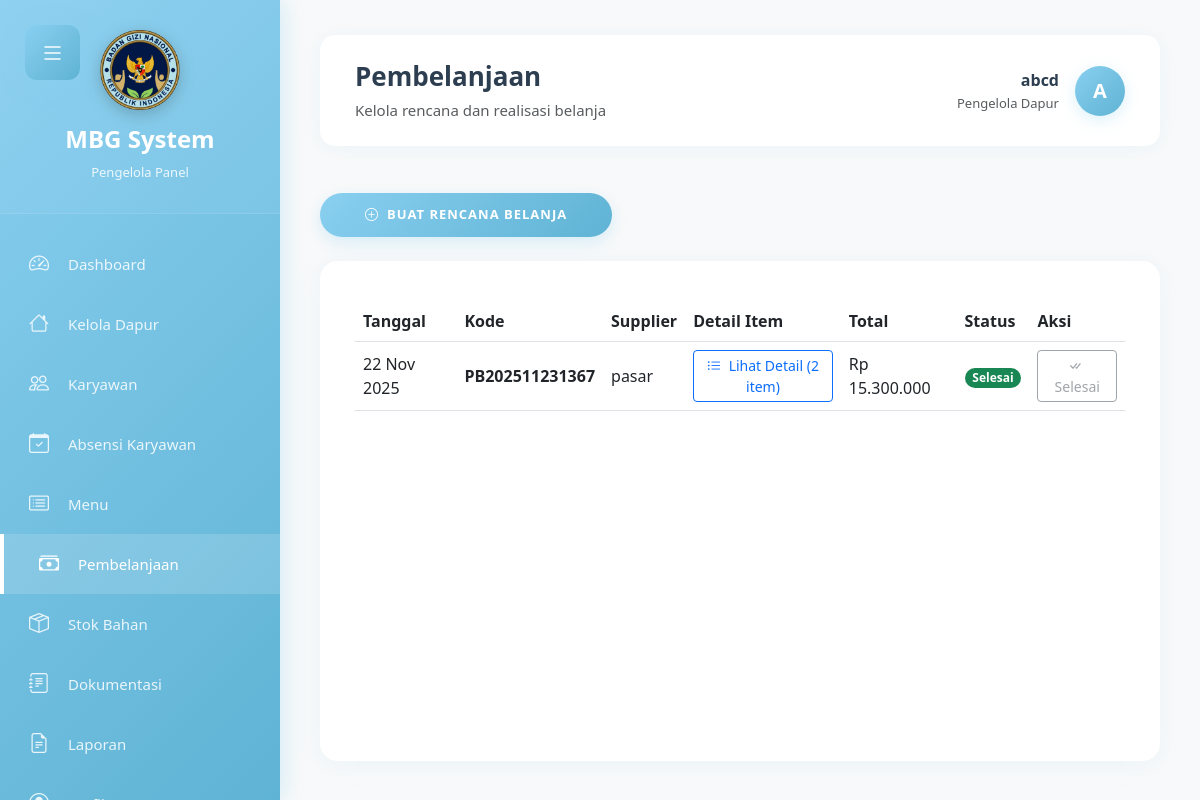
Page /pengelola/pembelanjaan.php (signed in) on the committed database.
### tables this page shows
CREATE TABLE `tbl_pembelanjaan` (
  `id_pembelanjaan` int(11) NOT NULL,
  `id_dapur` int(11) NOT NULL,
  `id_pengelola` int(11) NOT NULL,
  `kode_pembelanjaan` varchar(50) DEFAULT NULL,
  `no_nota_fisik` varchar(50) DEFAULT NULL,
  `tanggal_pembelian` date NOT NULL,
  `supplier` varchar(100) DEFAULT NULL,
  `total_pembelian` decimal(15,2) DEFAULT NULL,
  `metode_pembayaran` enum('tunai','transfer','kredit') DEFAULT 'tunai',
  `status_pembayaran` enum('lunas','belum_lunas','cicilan') DEFAULT 'lunas',
  `status` enum('rencana','selesai') DEFAULT 'rencana',
  `keterangan` text DEFAULT NULL,
  `bukti_pembelian` varchar(255) DEFAULT NULL,
  `created_at` timestamp NOT NULL DEFAULT current_timestamp(),
  `updated_at` timestamp NOT NULL DEFAULT current_timestamp() ON UPDATE current_timestamp()
);

### pengelola/pembelanjaan.php (the view, shortened to what this page needs)
<?php
require_once '../koneksi.php';
$id_pengelola = $_SESSION['user_id'];
$query_belanja = "SELECT p.*, d.nama_dapur,
                  (SELECT COUNT(*) FROM tbl_detail_pembelanjaan WHERE id_pembelanjaan = p.id_pembelanjaan) as jumlah_item
                  FROM tbl_pembelanjaan p
                  JOIN tbl_dapur d ON p.id_dapur = d.id_dapur
                  WHERE p.id_pengelola = '$id_pengelola'
                  ORDER BY p.tanggal_pembelian DESC, p.created_at DESC";
$result_belanja = mysqli_query($conn, $query_belanja);
?>
<!DOCTYPE html>
<html lang="id">
<head>
    <link href="https://cdn.jsdelivr.net/npm/bootstrap@5.3.0/dist/css/bootstrap.min.css" rel="stylesheet">
    <link rel="stylesheet" href="https://cdn.jsdelivr.net/npm/bootstrap-icons@1.11.0/font/bootstrap-icons.css">
    <link rel="stylesheet" href="../assets/css/style.css">
    <link rel="stylesheet" href="../assets/css/admin-dashboard.css">
</head>
<body>
    <button class="mobile-menu-toggle" id="mobileMenuToggle"><i class="bi bi-list"></i></button>
    <div class="sidebar" id="sidebar">
        <div class="sidebar-header">
            <div class="sidebar-logo"><img src="../assets/img/logo.png" alt="MBG Logo" class="logo-image"></div>
            <h4>MBG System</h4><small>Pengelola Panel</small>
        </div>
        <div class="sidebar-menu">
            <a href="dashboard.php"><i class="bi bi-speedometer2"></i><span>Dashboard</span></a>
            <a href="dapur.php"><i class="bi bi-house"></i><span>Kelola Dapur</span></a>
            <a href="karyawan.php"><i class="bi bi-people"></i><span>Karyawan</span></a>
            <a href="absensi.php"><i class="bi bi-calendar-check"></i><span>Absensi Karyawan</span></a>
            <a href="menu.php"><i class="bi bi-card-list"></i><span>Menu</span></a>
            <a href="pembelanjaan.php" class="active"><i class="bi bi-cash-stack"></i><span>Pembelanjaan</span></a>
            <a href="stok.php"><i class="bi bi-box-seam"></i><span>Stok Bahan</span></a>
            <a href="dokumentasi.php"><i class="bi bi-journal-text"></i><span>Dokumentasi</span></a>
            <a href="laporan.php"><i class="bi bi-file-earmark-text"></i><span>Laporan</span></a>
            <a href="profil.php"><i class="bi bi-person-circle"></i><span>Profil</span></a>
        </div>
    </div>
    <div class="main-content" id="mainContent">
        <div class="top-navbar">
            <div><h4 class="mb-0">Pembelanjaan</h4><small class="text-muted">Kelola rencana dan realisasi belanja</small></div>
            <div class="user-profile">
                <a href="profil.php" class="text-decoration-none text-dark d-flex align-items-center">
                    <div class="text-end me-3">
                        <div class="fw-bold"><?= $_SESSION['user_name'] ?></div>
                        <small class="text-muted">Pengelola Dapur</small>
                    </div>
                    <div class="user-avatar">
                        <?php if (isset($_SESSION['foto_profil']) && $_SESSION['foto_profil']): ?>
                            <img src="../assets/img/profil/<?= $_SESSION['foto_profil'] ?>" alt="Profil" class="rounded-circle" style="width: 40px; height: 40px; object-fit: cover;">
                        <?php else: ?>
                            <?= strtoupper(substr($_SESSION['user_name'], 0, 1)) ?>
                        <?php endif; ?>
                    </div>
                </a>
            </div>
        </div>
        <div class="d-flex justify-content-between mb-4">
            <button class="btn btn-primary" data-bs-toggle="modal" data-bs-target="#modalTambah">
                <i class="bi bi-plus-circle me-2"></i>Buat Rencana Belanja
            </button>
        </div>
        <div class="table-card">
            <div class="table-responsive">
                <table class="table table-hover align-middle">
                    <thead>
                        <tr>
                            <th>Tanggal</th>
                            <th>Kode</th>
                            <th>Supplier</th>
                            <th>Detail Item</th>
                            <th>Total</th>
                            <th>Status</th>
                            <th>Aksi</th>
                        </tr>
                    </thead>
                    <tbody>
                        <?php while ($belanja = mysqli_fetch_assoc($result_belanja)): ?>
                        <?php
                        $q_items = "SELECT b.nama_bahan, d.jumlah, d.satuan, d.harga_satuan, d.subtotal
                                    FROM tbl_detail_pembelanjaan d
                                    JOIN tbl_bahan_baku b ON d.id_bahan = b.id_bahan
                                    WHERE d.id_pembelanjaan = '{$belanja['id_pembelanjaan']}'";
                        $r_items = mysqli_query($conn, $q_items);
                        $items = [];
                        while($item = mysqli_fetch_assoc($r_items)) {
                            $items[] = $item;
                        }
                        $items_json = htmlspecialchars(json_encode($items), ENT_QUOTES, 'UTF-8');
                        ?>
                        <tr>
                            <td><?= date('d M Y', strtotime($belanja['tanggal_pembelian'])) ?></td>
                            <td>
                                <span class="fw-bold"><?= $belanja['kode_pembelanjaan'] ?></span>
                            </td>
                            <td><?= $belanja['supplier'] ?></td>
                            <td>
                                <button class="btn btn-sm btn-outline-primary"
                                        onclick='showItemDetails(<?= $items_json ?>)'>
                                    <i class="bi bi-list-ul me-1"></i> Lihat Detail (<?= count($items) ?> item)
                                </button>
                            </td>
                            <td>Rp <?= number_format($belanja['total_pembelian'], 0, ',', '.') ?></td>
                            <td>
                                <span class="badge rounded-pill <?= $belanja['status'] == 'selesai' ? 'bg-success' : 'bg-warning text-dark' ?>">
                                    <?= ucfirst($belanja['status']) ?>
                                </span>
                            </td>
                            <td>
                                <?php if ($belanja['status'] == 'rencana'): ?>
                                    <button class="btn btn-success btn-sm" onclick="finishBelanja('<?= $belanja['id_pembelanjaan'] ?>')">
                                        <i class="bi bi-check-lg me-1"></i> Selesai
                                    </button>
                                <?php else: ?>
                                    <button class="btn btn-outline-secondary btn-sm" disabled>
                                        <i class="bi bi-check-all me-1"></i> Selesai
                                    </button>
                                <?php endif; ?>
                            </td>
                        </tr>
                        <?php endwhile; ?>
                    </tbody>
                </table>
            </div>
        </div>
    </div>
</body>
</html>

### assets/css/style.css (style rules this page uses)
:root { --baby-blue: #89cff0; --baby-blue-dark: #5fb3d4; --baby-blue-light: #b8e6f7; --white: #ffffff; --text-dark: #2c3e50; --text-light: #7f8c8d; --shadow: rgba(137, 207, 240, 0.3); --gradient: linear-gradient(135deg, #89cff0 0%, #5fb3d4 100%); }
* { margin: 0; padding: 0; box-sizing: border-box; }
body { font-family: "Segoe UI", Tahoma, Geneva, Verdana, sans-serif; background: rgb(202, 202, 202); display: flex; justify-content: center; align-items: center; min-height: 100vh; overflow: hidden; }
.btn-primary { background: var(--gradient); border: none; color: var(--white); font-size: 13px; font-weight: 700; padding: 12px 45px; border-radius: 25px; text-transform: uppercase; letter-spacing: 1px; cursor: pointer; transition: all 0.3s ease; margin-top: 12px; box-shadow: 0 5px 15px var(--shadow); animation: fadeIn 1s ease-out 1s both; }

### rows in the picture
tbl_pembelanjaan: tanggal_pembelian "22 Nov 2025", kode_pembelanjaan "PB202511231367", supplier "pasar", count($items) "2", total_pembelian "15.300.000", status "Selesai"

### other values in the picture
$_SESSION['user_name'] "abcd"
substr($_SESSION['user_name'], 0, 1) "A"
